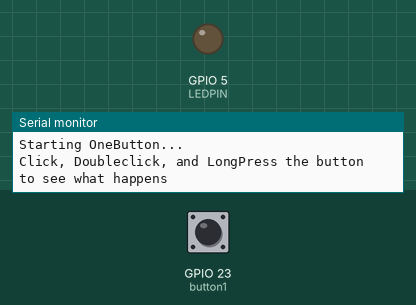
Bench run of a sketch on a simulated ESP32. Parts: output pins drawn as LEDs (lit = HIGH), the last lines printed to the serial monitor. Inputs (shaded band) come from the test bench; at power-on: GPIO 23 (button1) HIGH.

Above: at 1.2 s.
1.3 s: GPIO 23 (button1) pulled LOW for 1 s
At 2.3 s:
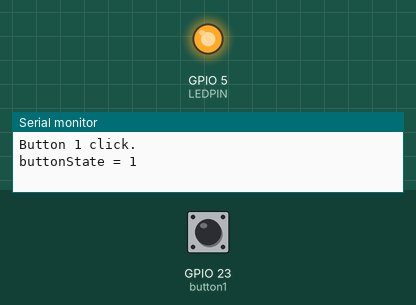
3.8 s: GPIO 23 (button1) pulled LOW for 3.2 s
At 5.4 s:
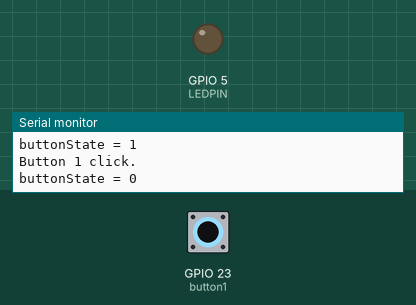
Timing chart, 0 to 6.9 s (numbered marks = the images above; inputs shaded):
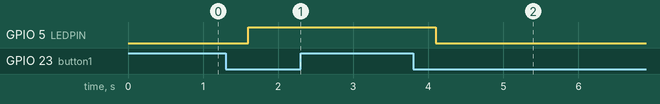

Measured:
- after the input at 1.3 s, GPIO 5 (LEDPIN): LOW → HIGH after 0.30 s
- after the input at 3.8 s, GPIO 5 (LEDPIN): HIGH → LOW after 0.30 s

The sketch:

L04_02_oneButtonLED.ino.ino
```cpp
/*
 * Project: Using OneButton library
 * Description: Introduct Students to OneButton Library: Solid vs Blinking LED
 * Author: Brian A Rashap
 * Date: 13-Dec-2019
 */

// Set-up: connect a button with a pulldown resistor to Pin 23 and a LED to Pin 5.

#include "OneButton.h"

// Setup OneButton on pin 23
OneButton button1(23,false);    // the second parameter is the "activeLOW" option: "true" means when button is pushed the input is LOW
                                // our button is connected with a pull_down resistor, so we set this parameter to "false"
bool buttonState = false;       // with a single and double click, we will change the states of these two parameters.
bool blinker = false;           // they will be used in the next assignments

// LED pin configure
const int LEDPIN = 5;
int ledDelay = 50;

void setup() {

  Serial.begin(9600);
  while (!Serial);
  pinMode(LEDPIN,OUTPUT);

  // link the button 1 functions.
  button1.attachClick(click1);
  button1.attachDoubleClick(doubleclick1);
  button1.attachLongPressStart(longPressStart1);
  button1.attachLongPressStop(longPressStop1);
  button1.attachDuringLongPress(longPress1);
  button1.setClickTicks(250);
  button1.setPressTicks(2000);

  Serial.println("Starting OneButton...");
  Serial.println("Click, Doubleclick, and LongPress the button to see what happens");
}

void loop() {
  button1.tick();     // keep watching the button to see if it is clicked, doubleclicked, or long pressed.
  if(buttonState) {
    if(blinker) {
      digitalWrite(LEDPIN,HIGH);
      delay(ledDelay);
      digitalWrite(LEDPIN,LOW);
      delay(ledDelay);
    }
    else {
      digitalWrite(LEDPIN,HIGH);
    }
  }
  else {
    digitalWrite(LEDPIN,LOW);
  }
}


// ----- button 1 callback functions

// This function will be called when the button1 was pressed 1 time (a click)
void click1() {
  Serial.printf("Button 1 click.\n");
  buttonState = !buttonState;
  Serial.printf("buttonState = %i\n",buttonState);
}

// This function will be called when the button1 was pressed 2 times in a short timeframe (a double click)
void doubleclick1() {
  Serial.printf("Button 1 doubleclick.\n");
  blinker = !blinker;
  Serial.printf("blinker = %i\n",blinker);
}

// This function will be called once, when the button1 is pressed for a long time.
void longPressStart1() {
  Serial.printf("Button 1 longPress start\n");
}

// This function will be called often, while the button1 is pressed for a long time.
void longPress1() {
  Serial.printf("Button 1 longPress...\n");
  delay(250);
}

// This function will be called once, when the button1 is released after beeing pressed for a long time.
void longPressStop1() {
  Serial.printf("Button 1 longPress stop\n");
}
```
